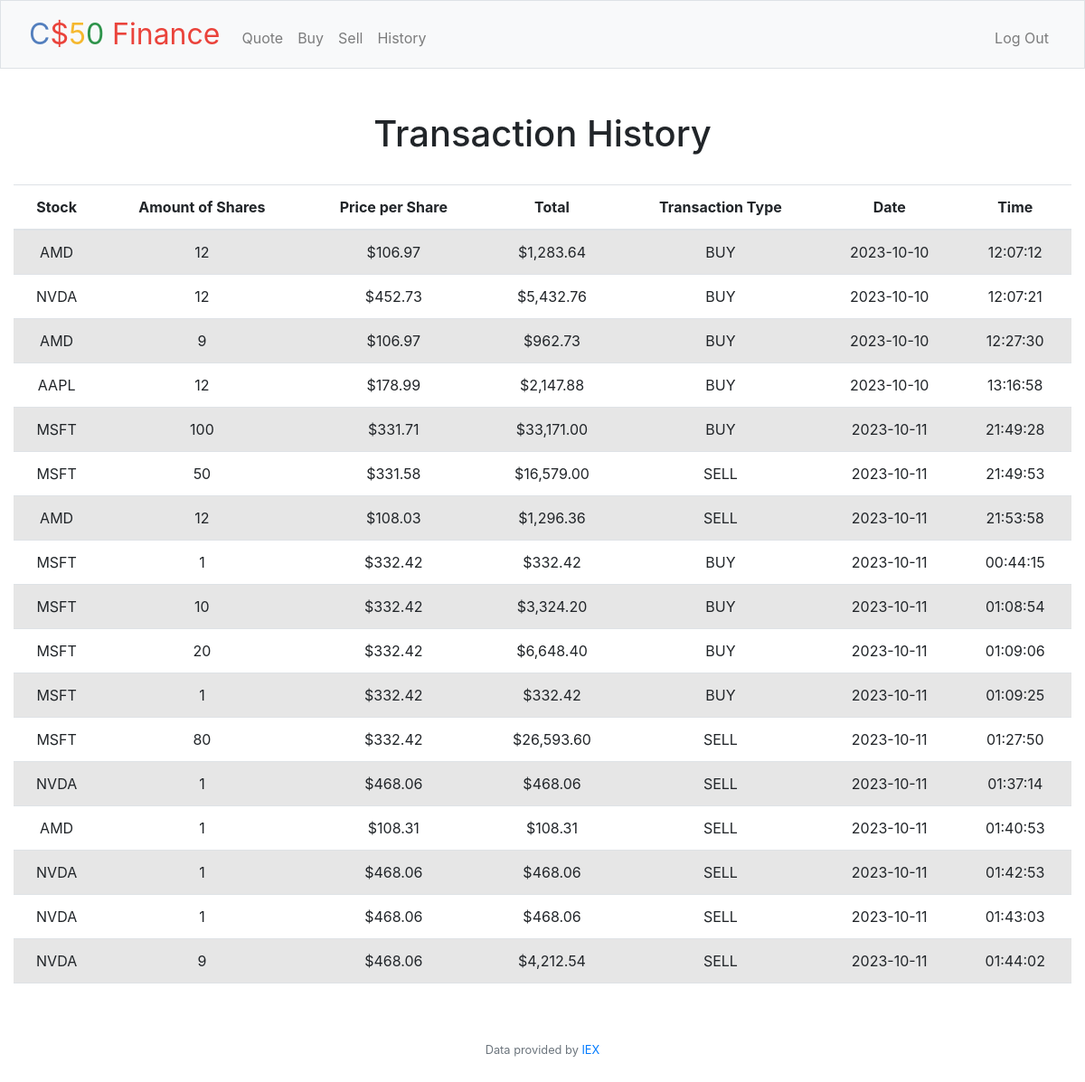
Screenshot of /history (signed in) with the database file from the repository.
### tables this page shows
CREATE TABLE history (user_id INTEGER, stock TEXT, amount_of_shares INTEGER, price_per_share INTEGER, total INTEGER, transaction_type TEXT, date_of_transaction INTEGER, time_of_transaction INTEGER, FOREIGN KEY (user_id) REFERENCES users(id));

### app.py (the view)
@app.route("/history")
@login_required
def history():
    if request.method == 'GET':
        id = session["user_id"]
        data = db.execute("SELECT * FROM history WHERE user_id LIKE ?", id)
        return render_template("history.html", data=data)
    return apology("TODO")

### app.py (called while the page is built)
@app.after_request
def after_request(response):
    response.headers["Cache-Control"] = "no-cache, no-store, must-revalidate"
    response.headers["Expires"] = 0
    response.headers["Pragma"] = "no-cache"
    return response

### helpers.py (called while the page is built)
def login_required(f):
    @wraps(f)
    def decorated_function(*args, **kwargs):
        if session.get("user_id") is None:
            return redirect("/login")
        return f(*args, **kwargs)
    return decorated_function

### templates/history.html (shortened to what this page needs)
{% extends "layout.html" %}
{% block main %}
    <h1>Transaction History</h1>
    <br>
    <table class="table table-striped">
        <thead>
            <tr>
                <th>Stock</th>
                <th>Amount of Shares</th>
                <th>Price per Share</th>
                <th>Total</th>
                <th>Transaction Type</th>
                <th>Date</th>
                <th>Time</th>
            </tr>
        </thead>
        <tbody>
            {% for row in data %}
                <tr>
                    <td>{{ row["stock"] }}</td>
                    <td>{{ row["amount_of_shares"] }}</td>
                    <td>{{ row["price_per_share"] }}</td>
                    <td>{{ row["total"] }}</td>
                    <td>{{ row["transaction_type"] }}</td>
                    <td>{{ row["date_of_transaction"] }}</td>
                    <td>{{ row["time_of_transaction"] }}</td>
                </tr>
            {% endfor %}
        </tbody>
    </table>
{% endblock %}

### templates/layout.html (shortened to what this page needs)
<!DOCTYPE html>
<html lang="en">
    <head>
        <link href="https://cdn.jsdelivr.net/npm/bootstrap@5.1.3/dist/css/bootstrap.min.css" rel="stylesheet">
        <link rel="stylesheet" href="https://maxcdn.bootstrapcdn.com/bootstrap/4.5.2/css/bootstrap.min.css">
        <link href="/static/styles.css" rel="stylesheet">
    </head>
    <body>
        <nav class="bg-light border navbar navbar-expand-md navbar-light">
            <div class="container-fluid">
                <a class="navbar-brand" href="/"><span class="blue">C</span><span class="red">$</span><span class="yellow">5</span><span class="green">0</span> <span class="red">Finance</span></a>
                <div class="collapse navbar-collapse" id="navbar">
                    {% if session["user_id"] %}
                        <ul class="navbar-nav me-auto mt-2">
                            <li class="nav-item"><a class="nav-link" href="/quote">Quote</a></li>
                            <li class="nav-item"><a class="nav-link" href="/buy">Buy</a></li>
                            <li class="nav-item"><a class="nav-link" href="/sell">Sell</a></li>
                            <li class="nav-item"><a class="nav-link" href="/history">History</a></li>
                        </ul>
                        <ul class="navbar-nav ms-auto mt-2">
                            <li class="nav-item"><a class="nav-link" href="/logout">Log Out</a></li>
                        </ul>
                    {% else %}
                        <ul class="navbar-nav ms-auto mt-2">
                            <li class="nav-item"><a class="nav-link" href="/register">Register</a></li>
                            <li class="nav-item"><a class="nav-link" href="/login">Log In</a></li>
                        </ul>
                    {% endif %}
                </div>
            </div>
        </nav>
        <main class="container-fluid py-5 text-center">
            {% block main %}{% endblock %}
        </main>
        <footer class="mb-5 small text-center text-muted">
            Data provided by <a href="https://iexcloud.io/">IEX</a>
        </footer>
    </body>
</html>

### static/styles.css (style rules this page uses)
nav .navbar-brand { font-size: xx-large; }
nav .navbar-brand .blue { color: #537fbe; }
nav .navbar-brand .red { color: #ea433b; }
nav .navbar-brand .yellow { color: #f5b82e; }
nav .navbar-brand .green { color: #2e944b; }

### rows the page displays
history: stock "AMD", amount_of_shares "12", price_per_share "$106.97", total "$1,283.64", transaction_type "BUY", date_of_transaction "2023-10-10", time_of_transaction "12:07:12"
history: stock "NVDA", amount_of_shares "12", price_per_share "$452.73", total "$5,432.76", transaction_type "BUY", date_of_transaction "2023-10-10", time_of_transaction "12:07:21"
history: stock "AMD", amount_of_shares "9", price_per_share "$106.97", total "$962.73", transaction_type "BUY", date_of_transaction "2023-10-10", time_of_transaction "12:27:30"
history: stock "AAPL", amount_of_shares "12", price_per_share "$178.99", total "$2,147.88", transaction_type "BUY", date_of_transaction "2023-10-10", time_of_transaction "13:16:58"
history: stock "MSFT", amount_of_shares "100", price_per_share "$331.71", total "$33,171.00", transaction_type "BUY", date_of_transaction "2023-10-11", time_of_transaction "21:49:28"
history: stock "MSFT", amount_of_shares "50", price_per_share "$331.58", total "$16,579.00", transaction_type "SELL", date_of_transaction "2023-10-11", time_of_transaction "21:49:53"
history: stock "AMD", amount_of_shares "12", price_per_share "$108.03", total "$1,296.36", transaction_type "SELL", date_of_transaction "2023-10-11", time_of_transaction "21:53:58"
history: stock "MSFT", amount_of_shares "1", price_per_share "$332.42", total "$332.42", transaction_type "BUY", date_of_transaction "2023-10-11", time_of_transaction "00:44:15"
history: stock "MSFT", amount_of_shares "10", price_per_share "$332.42", total "$3,324.20", transaction_type "BUY", date_of_transaction "2023-10-11", time_of_transaction "01:08:54"
history: stock "MSFT", amount_of_shares "20", price_per_share "$332.42", total "$6,648.40", transaction_type "BUY", date_of_transaction "2023-10-11", time_of_transaction "01:09:06"
history: stock "MSFT", amount_of_shares "1", price_per_share "$332.42", total "$332.42", transaction_type "BUY", date_of_transaction "2023-10-11", time_of_transaction "01:09:25"
history: stock "MSFT", amount_of_shares "80", price_per_share "$332.42", total "$26,593.60", transaction_type "SELL", date_of_transaction "2023-10-11", time_of_transaction "01:27:50"
history: stock "NVDA", amount_of_shares "1", price_per_share "$468.06", total "$468.06", transaction_type "SELL", date_of_transaction "2023-10-11", time_of_transaction "01:37:14"
history: stock "AMD", amount_of_shares "1", price_per_share "$108.31", total "$108.31", transaction_type "SELL", date_of_transaction "2023-10-11", time_of_transaction "01:40:53"
history: stock "NVDA", amount_of_shares "1", price_per_share "$468.06", total "$468.06", transaction_type "SELL", date_of_transaction "2023-10-11", time_of_transaction "01:42:53"
history: stock "NVDA", amount_of_shares "1", price_per_share "$468.06", total "$468.06", transaction_type "SELL", date_of_transaction "2023-10-11", time_of_transaction "01:43:03"
history: stock "NVDA", amount_of_shares "9", price_per_share "$468.06", total "$4,212.54", transaction_type "SELL", date_of_transaction "2023-10-11", time_of_transaction "01:44:02"
